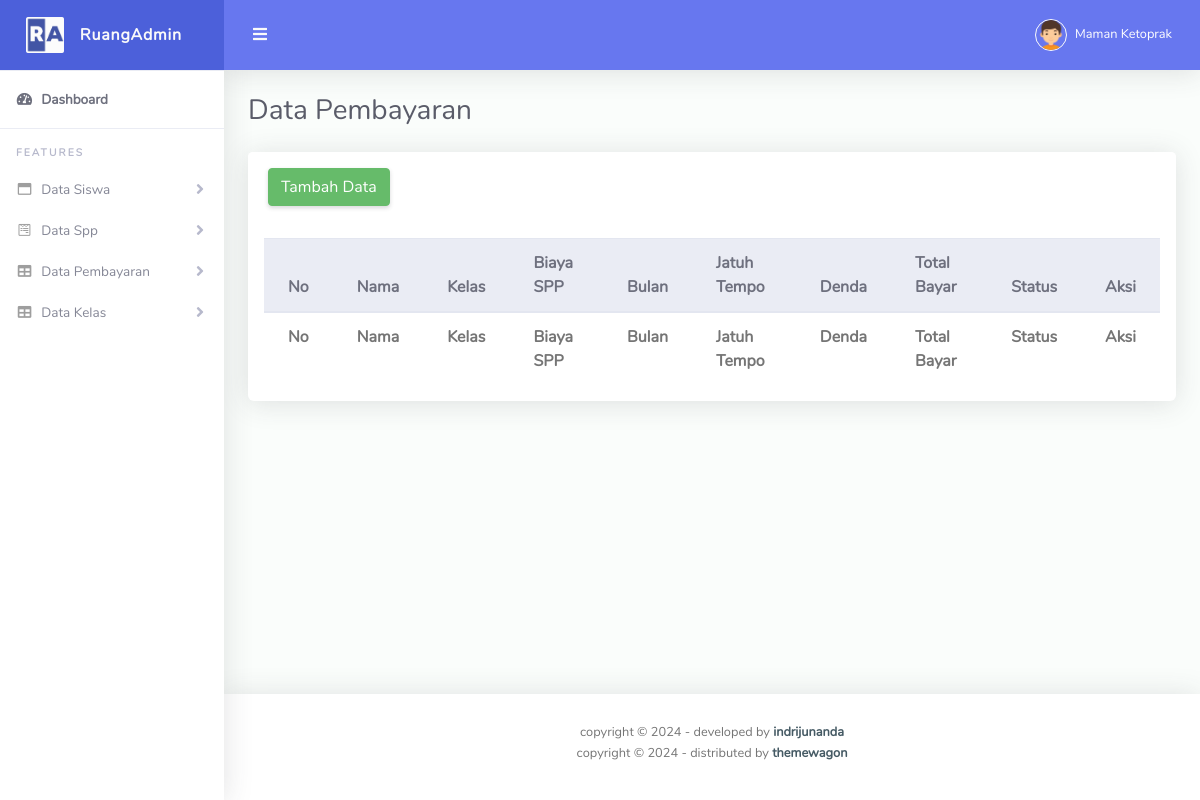
Page /admin/pembayaran.php (signed in) on the earlier database version.
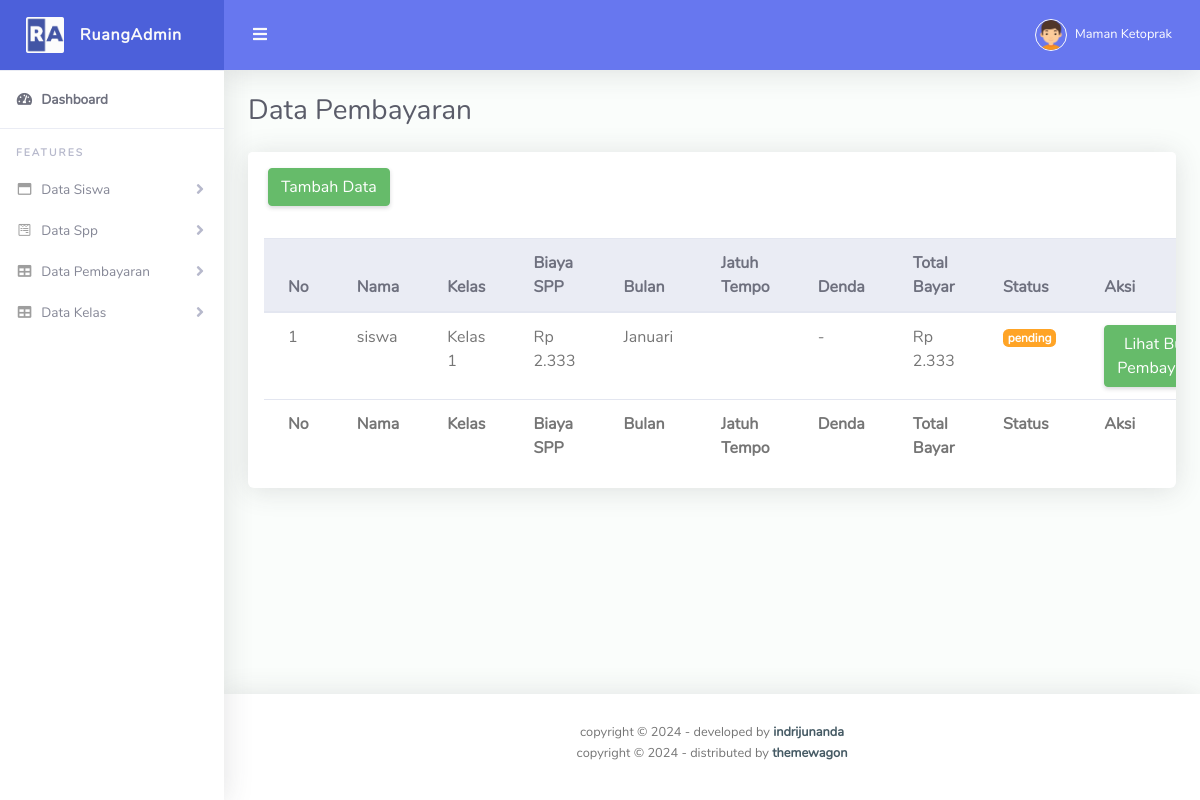
Same page on the later database version.
### tables this page shows
CREATE TABLE `pembayaran_221043` (
  `id_221043` int(11) NOT NULL,
  `siswa_id_221043` int(11) DEFAULT NULL,
  `spp_id_221043` int(11) DEFAULT NULL,
  `tanggal_bayar_221043` date DEFAULT NULL,
  `bukti_pembayaran_221043` varchar(255) DEFAULT NULL,
  `bulan_221043` varchar(255) NOT NULL,
  `status_221043` enum('pending','lunas') DEFAULT 'pending'
);

CREATE TABLE `siswa_221043` (
  `id_221043` int(11) NOT NULL,
  `nama_221043` varchar(255) NOT NULL,
  `username_221043` varchar(255) NOT NULL,
  `id_kelas_221043` int(11) NOT NULL,
  `alamat_221043` text DEFAULT NULL,
  `orangtua_id_221043` int(11) DEFAULT NULL,
  `password_221043` varchar(255) NOT NULL
);

CREATE TABLE `kelas_221043` (
  `id_221043` int(11) NOT NULL,
  `kelas_221043` varchar(255) NOT NULL
);

CREATE TABLE `spp_221043` (
  `id_221043` int(11) NOT NULL,
  `id_kelas_221043` int(11) NOT NULL,
  `biaya_221043` decimal(10,0) NOT NULL
);

### admin/pembayaran.php (the view, shortened to what the changed rows need)
<?php
include '../koneksi.php';
function hitungDenda($tanggal_jatuh_tempo, $biaya_spp) {
  $denda_per_bulan = 0.05;
  $sekarang = new DateTime();
  $jatuh_tempo = new DateTime($tanggal_jatuh_tempo);
  if ($sekarang <= $jatuh_tempo) {
      return 0;
  }
  $interval = $jatuh_tempo->diff($sekarang);
  $selisih_bulan = ($interval->y * 12) + $interval->m;
  $total_denda = $biaya_spp * $denda_per_bulan * $selisih_bulan;
  return $total_denda;
}
$tampil = mysqli_query($koneksi, "SELECT
    pembayaran_221043.*,
    siswa_221043.nama_221043 AS nama_siswa,
    spp_221043.biaya_221043 AS biaya_spp,
    kelas_221043.kelas_221043 AS kelas,
    DATE_FORMAT(CONCAT('2024-', SUBSTRING(pembayaran_221043.bulan_221043, 1, 2), '-01'), '%Y-%m-%d') as tanggal_jatuh_tempo
FROM
    pembayaran_221043
JOIN
    siswa_221043 ON pembayaran_221043.siswa_id_221043 = siswa_221043.id_221043
JOIN
    kelas_221043 ON siswa_221043.id_kelas_221043 = kelas_221043.id_221043
JOIN
    spp_221043 ON siswa_221043.id_kelas_221043 = spp_221043.id_kelas_221043
");
?>
<!DOCTYPE html>
<html lang="en">
<head>
  <link href="../assets/vendor/fontawesome-free/css/all.min.css" rel="stylesheet" type="text/css">
  <link href="../assets/vendor/bootstrap/css/bootstrap.min.css" rel="stylesheet" type="text/css">
  <link href="../assets/css/ruang-admin.min.css" rel="stylesheet">
  <link href="../assets/vendor/datatables/dataTables.bootstrap4.min.css" rel="stylesheet">
</head>
<body id="page-top">
  <div id="wrapper">
    <div id="content-wrapper" class="d-flex flex-column">
      <div id="content">
        <div class="container-fluid" id="container-wrapper">
          <div class="d-sm-flex align-items-center justify-content-between mb-4">
            <h1 class="h3 mb-0 text-gray-800">Data Pembayaran</h1>
          </div>
          <div class="row">
            <div class="col-lg-12">
              <div class="card mb-4">
                <div class="table-responsive p-3">
                  <table class="table align-items-center table-flush" id="dataTable">
                    <thead class="thead-light">
                      <tr>
                            <th>No</th>
                            <th>Nama</th>
                            <th>Kelas</th>
                            <th>Biaya SPP</th>
                            <th>Bulan</th>
                            <th>Jatuh Tempo</th>
                            <th>Denda</th>
                            <th>Total Bayar</th>
                            <th>Status</th>
                            <th>Aksi</th>
                      </tr>
                    </thead>
                    <tfoot>
                      <tr>
                            <th>No</th>
                            <th>Nama</th>
                            <th>Kelas</th>
                            <th>Biaya SPP</th>
                            <th>Bulan</th>
                            <th>Jatuh Tempo</th>
                            <th>Denda</th>
                            <th>Total Bayar</th>
                            <th>Status</th>
                            <th>Aksi</th>
                      </tr>
                    </tfoot>
                    <tbody>
                    <?php
                        $no = 1;
                        while($data = mysqli_fetch_array($tampil)):
                            $denda = hitungDenda($data['tanggal_jatuh_tempo'], $data['biaya_spp']);
                            $total_bayar = $data['biaya_spp'] + $denda;
                            $date = $data['bulan_221043'];
                            if ($date) {
                                list($month, $year) = explode('-', $date);
                                $bulan_indo = [
                                    '01' => 'Januari',
                                    '02' => 'Februari',
                                    '03' => 'Maret',
                                    '04' => 'April',
                                    '05' => 'Mei',
                                    '06' => 'Juni',
                                    '07' => 'Juli',
                                    '08' => 'Agustus',
                                    '09' => 'September',
                                    '10' => 'Oktober',
                                    '11' => 'November',
                                    '12' => 'Desember'
                                ];
                            } else {
                                echo 'Tanggal tidak valid';
                            }
                        ?>
                      <tr>
                            <td><?= $no++ ?></td>
                            <td><?= $data['nama_siswa'] ?></td>
                            <td><?= $data['kelas'] ?></td>
                            <td>Rp <?= number_format($data['biaya_spp'], 0, ',', '.') ?></td>
                            <td><?= $data['bulan_221043'] ?></td>
                            <td><?= $bulan_indo[$month] . ' ' . $year?></td>
                            <td><?php
                                if ($denda > 0) {
                                  echo '<span class="text-danger">Rp ' . number_format($denda, 0, ',', '.') . ' (5%)</span>';
                                } else {
                                    echo '-';
                                }
                            ?></td>
                            <td>Rp <?= number_format($total_bayar, 0, ',', '.') ?></td>
                            <td>
                                <?php if ($data['status_221043'] == 'pending'): ?>
                                    <span class="badge badge-warning"><?= $data['status_221043'] ?></span>
                                <?php else: ?>
                                    <span class="badge badge-success"><?= $data['status_221043'] ?></span>
                                <?php endif; ?>
                            </td>
                        <td>
                            <a class="btn btn-success viewBukti" href="#"
                              data-toggle="modal"
                              data-target="#buktiModal"
                              data-id="<?= $data['id_221043'] ?>"
                              data-bukti="<?= $data['bukti_pembayaran_221043'] ?>"
                              data-status="<?= $data['status_221043'] ?>">
                                Lihat Bukti Pembayaran
                            </a>
                        </td>
                      </tr>
                      <?php
                      endwhile;
                      ?>
                    </tbody>
                  </table>
                </div>
              </div>
            </div>
          </div>
        </div>
      </div>
    </div>
  </div>
</body>
</html>

Differences in the rows shown:
added pembayaran_221043: siswa_id_221043.nama_221043 "siswa", kelas_221043.kelas_221043 "Kelas 1", spp_id_221043.biaya_221043 "2.333", bulan_221043 "Januari", total_bayar "2.333", status_221043 "pending"
